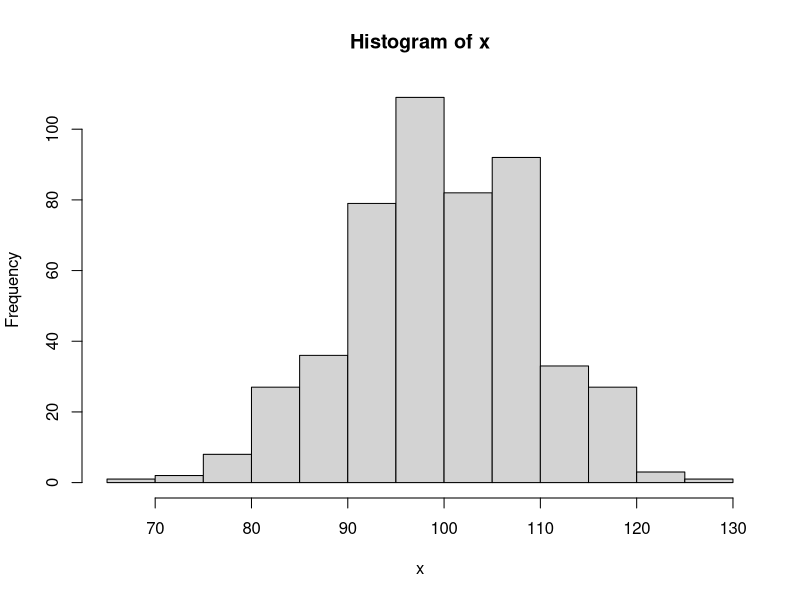
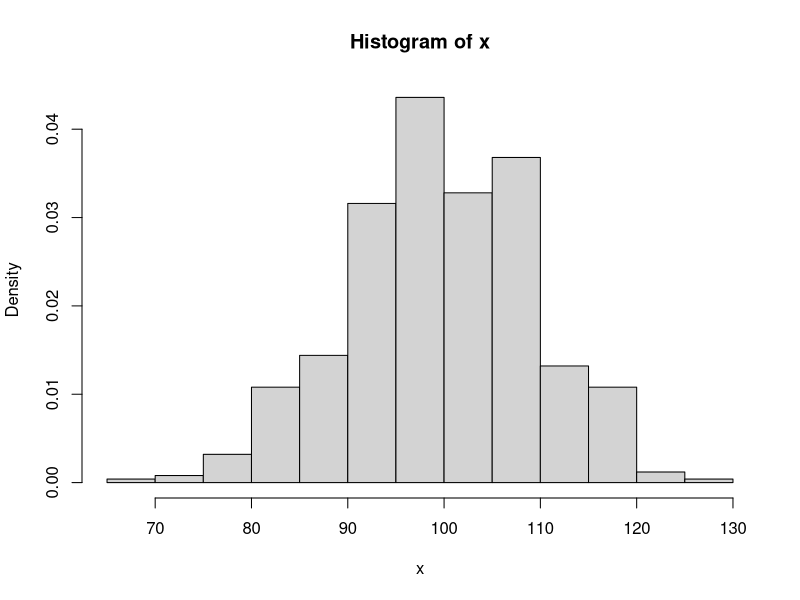
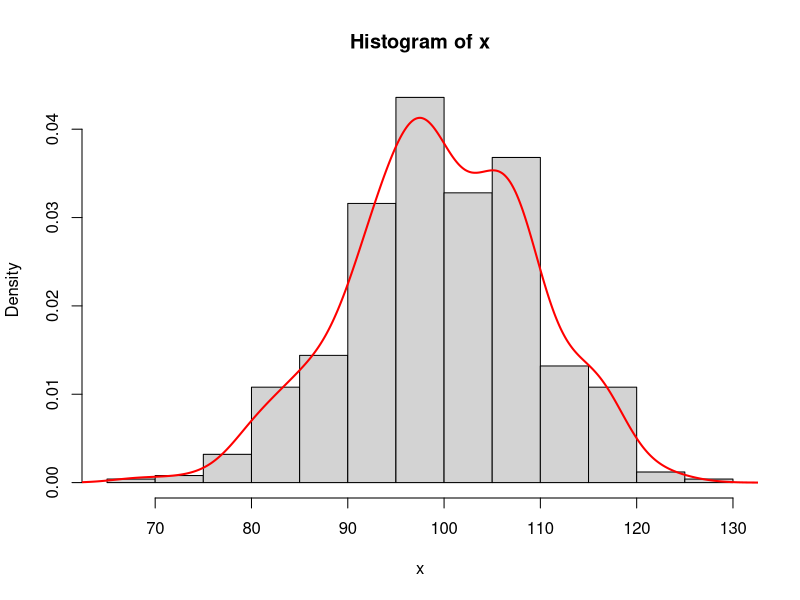
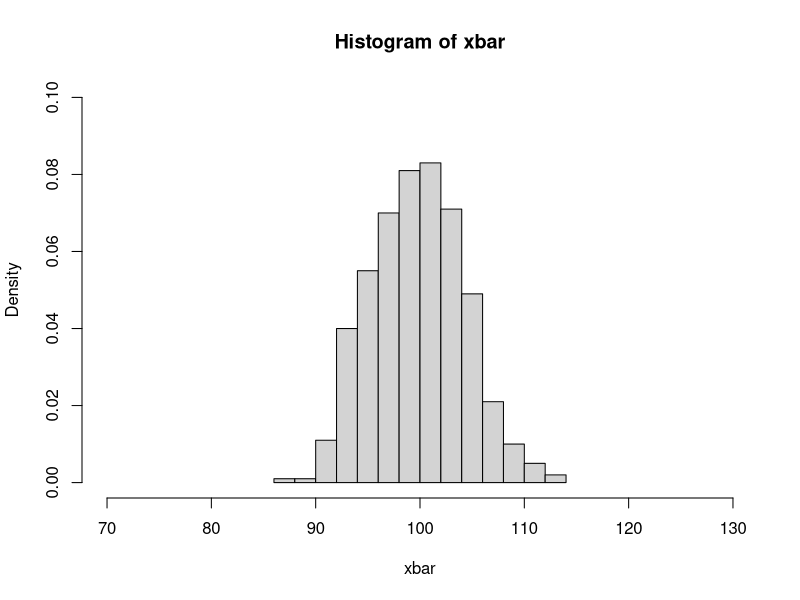
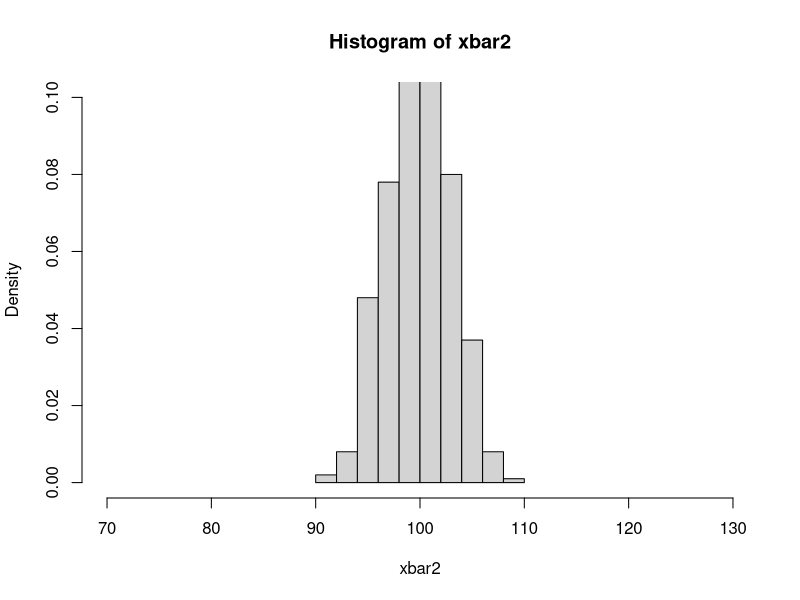
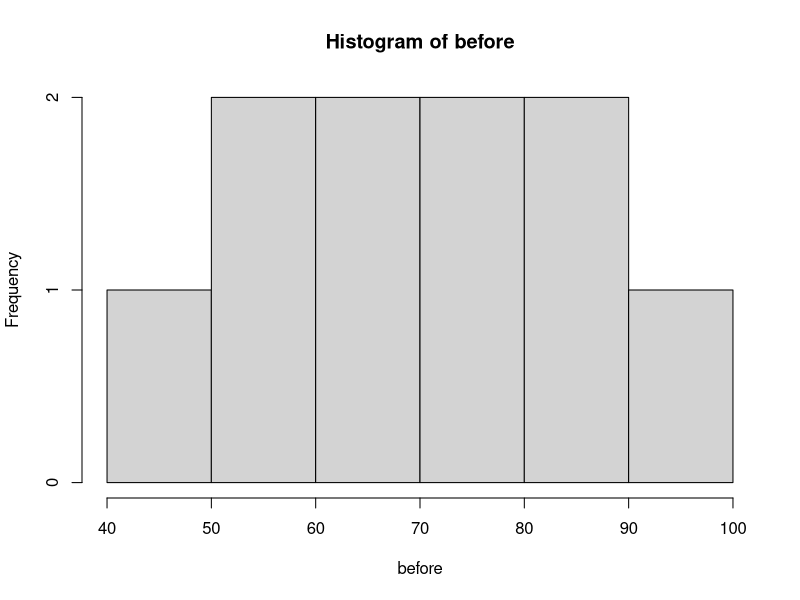
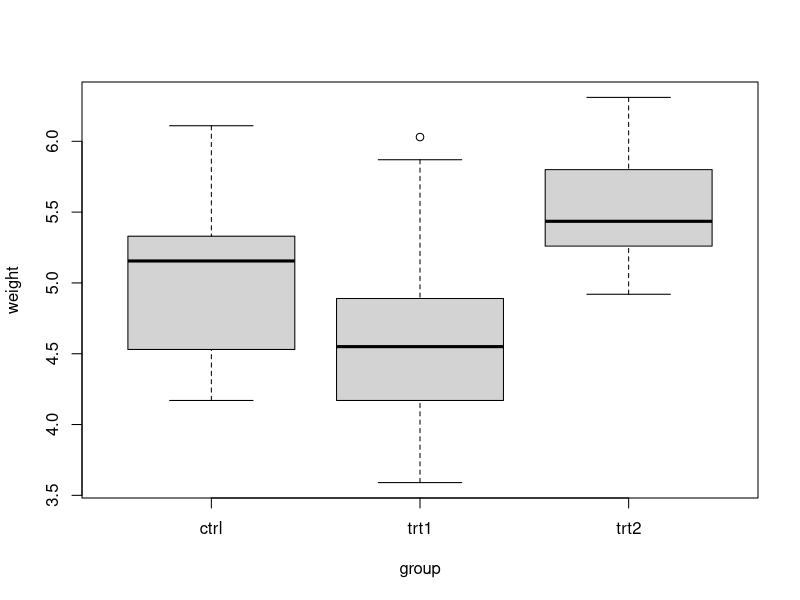

Reproduce these figures in R, in order.
#statistical concepts (Measures of centrality, Central limit theorem, Confidence intervals, Hypothesis testing, ANOVA, Correlation, Covariance)


#CLT-----
#The CLT says that if you take many repeated samples from a population, and calculate the averages or sum of each one, the collection of those averages will be normally distributed… and it doesn’t matter what the shape of the source distribution is!
#https://www.r-bloggers.com/sampling-distributions-and-central-limit-theorem-in-r/
#1-If you draw samples from a normal distribution, then the distribution of sample means is also normal.2-#1-The mean of the distribution of sample means is identical to the mean of the "parent population," the population from which the samples are drawn.3-The higher the sample size that is drawn, the "narrower" will be the spread of the distribution of sample means.
#http://msenux2.redwoods.edu/MathDept/R/CentralLimit.php

x=rnorm(500,mean=100,sd=10)
#every time u take new sample you will get similar plots
hist(x)
hist(x, prob=T)  #
hist(x, freq=F)  #same
lines(density(x), col='red', lwd=2)

#drawing samples from above distribution
#Each time we draw a sample of size n = 5 from the normal distribution having mean μ = 100 and standard deviation σ = 10, we need someplace to store the mean of the sample. Because we intend to collect the means of 500 samples, we initialize a vector xbar to initially contain 500 zeros
(xbar=rep(0,500))
mu=100; sigma=10 ; n=5

mean(rnorm(n,mean=mu,sd=sigma))  #put this in a loop
for (i in 1:500) { xbar[i]=mean(rnorm(n,mean=mu,sd=sigma)) }
xbar
hist(xbar,prob=TRUE,breaks=12,xlim=c(70,130),ylim=c(0,0.1))
mean(xbar)
#distribution of 500 sample means, each of which was found by selecting n = 5 numbers from the normal distribution with mean μ = 100 and standard deviation σ = 10, then computing their mean (average)
#increasing the sample size
(xbar2=rep(0,500)) ; n=10
for (i in 1:500) { xbar2[i]=mean(rnorm(n,mean=mu,sd=sigma)) }
hist(xbar2,prob=TRUE,breaks=12,xlim=c(70,130),ylim=c(0,0.1))
mean(xbar2)

#Key Idea: When we select samples from a normal distribution, then the distribution of sample means is also "normal" in shape.
#Key Idea: The mean of the distribution of sample means appears to be the same as the mean of the "parent population" from which we selected our samples.


#Confidence Interval -----
#In statistics, a confidence interval (CI) is a type of interval estimate, computed from the statistics of the observed data, that might contain the true value of an unknown population parameter.
#Point_Estimate +/- Confidence_Level * ((MarginOfError)/Sqrt(N))

#test before and after training
before = c(65, 78, 88, 55, 48, 95, 66, 57, 79, 81)
mean(before); length(before)# t-test becoz sample size < 30

after1=c(64, 52, 68, 75, 82, 66, 95, 83, 67, 76)

#1 sample t-test : assume mean= 82
#Ho: mean=82, Ha: mean!=82 : two tail test
t.test(x=before, y=NULL, mu=82, alternative = 'two.sided', conf.level = 0.95, paired=F)
hist(before)
qt(.975,df=9)  #if calc |tvalue| < table-t-value : Accept Ho 
?t.test
t.test(x=before, y=after1, mu=0, alternative = 'two.sided', conf.level = 0.95, paired=F)
#pvalue calc > 0.05: Accept Ho: No difference in means

#Conf Interval in LM
fit = lm(weight ~ height , data =women)
ndata = data.frame(height=c(55.5, 65.5))
predict(fit, newdata = ndata, interval = 'confidence')
confint(fit) # for coefficients 

#Hypothesis Testing----
#see my repository
####(https://github.com/dupadhyaya/rstatistics)*****

#ANOVA------
PlantGrowth
#weight of plants obtained under a control and two different treatment conditions
#http://www.sthda.com/english/wiki/one-way-anova-test-in-r
boxplot(weight ~ group, data=PlantGrowth)
res.aov <- aov(weight ~ group, data = PlantGrowth)
# Summary of the analysis
summary(res.aov)
#As the p-value is less than the significance level 0.05, we can conclude that there are significant differences between the groups highlighted with “*" in the model summary.
# to determine if the mean difference between specific pairs of group are statistically significant.
TukeyHSD(res.aov)
#It can be seen from the output, that only the difference between trt2 and trt1 is significant with an adjusted p-value of 0.012.

#Correlation/ Covariance-----
cov(women$height, women$weight)
cor(women$height, women$weight)